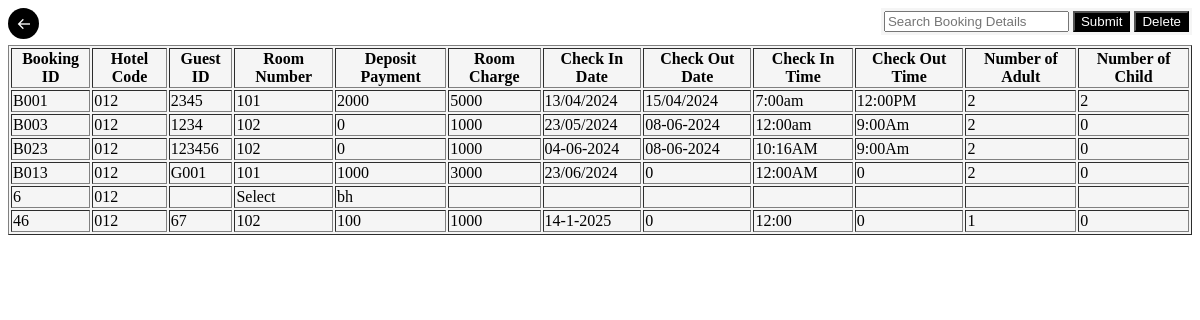
Page /searchbooking1.php on the committed database.
### tables this page shows
CREATE TABLE `booking` (
  `bookingid` varchar(20) DEFAULT NULL,
  `hotelcode` varchar(20) DEFAULT NULL,
  `guestid` varchar(20) DEFAULT NULL,
  `roomno` varchar(20) DEFAULT NULL,
  `deppayment` varchar(30) DEFAULT NULL,
  `roomchg` varchar(20) DEFAULT NULL,
  `checkindate` varchar(20) DEFAULT NULL,
  `checkoutdate` varchar(20) DEFAULT NULL,
  `checkintime` varchar(20) DEFAULT NULL,
  `checkouttime` varchar(20) DEFAULT NULL,
  `numofadult` varchar(20) DEFAULT NULL,
  `numofchild` varchar(20) DEFAULT NULL
);

### connect.php (called while the page is built, shortened)
<?php
class connect
{
  private $u="root";
  private $p="";
  private $d="hotel";
  private $s="localhost";
  public function __construct()
  {
	$this->db_handle=mysqli_connect($this->s,$this->u,$this->p,$this->d);
  }
}
?>

### searchbooking1.php (the view, shortened to what this page needs)
<!DOCTYPE html>
<html>
<head>
<link href='https://unpkg.com/boxicons@2.1.4/css/boxicons.min.css' rel='stylesheet'>
</head>
</head>
<body>
<tr>
<th><a href="frontpage.php" id="back_btn"><i class='bx bx-arrow-back'></i></a></th>
</tr>
<div id="search_container">
  <form name="f" method="post" action="searchbooking1.php">
    <table>
      <tr>
        <th><input type="text" name="t1" placeholder="Search Booking Details"></th>
        <th><input type="submit" name="b1" value="Submit" id="search_btn"></th>
	<th><input type="submit" name="b2" value="Delete" id="search_btn"></th>
      </tr>
    </table>
  </form>
</div>
<?php
  include 'connect.php';
  class searchbooking extends connect
  {
	public function allsearch()
	{
	  if($this->db_handle)
	  {
	  	$result=mysqli_query($this->db_handle,"select * from booking");
		print"<table border=1>
		<tr>
			<th>Booking ID</th>
			<th>Hotel Code</th>
			<th>Guest ID</th>
			<th>Room Number</th>
			<th>Deposit Payment</th>
			<th>Room Charge</th>
			<th>Check In Date</th>
			<th>Check Out Date</th>
			<th>Check In Time</th>
			<th>Check Out Time</th>
			<th>Number of Adult</th>
			<th>Number of Child</th>
		</tr>";
		while($db_field=mysqli_fetch_assoc($result))
		{
			print"<tr>";
			print"<td>".$db_field['bookingid']."</td>";
			print"<td>".$db_field['hotelcode']."</td>";
			print"<td>".$db_field['guestid']."</td>";
			print"<td>".$db_field['roomno']."</td>";
			print"<td>".$db_field['deppayment']."</td>";
			print"<td>".$db_field['roomchg']."</td>";
			print"<td>".$db_field['checkindate']."</td>";
			print"<td>".$db_field['checkoutdate']."</td>";
			print"<td>".$db_field['checkintime']."</td>";
			print"<td>".$db_field['checkouttime']."</td>";
			print"<td>".$db_field['numofadult']."</td>";
			print"<td>".$db_field['numofchild']."</td>";
		}
	   }
	}
  }
$ob=new searchbooking();
$ob->allsearch();
?>

### searchbooking1.php (style rules this page uses)
#search_container { top: 0; right: 0; margin-bottom: 10px; float: right; }
table { width: 100%; background-color: #f5f5f5; }
#search_btn { background-color: black; color: white; }
#back_btn { background-color: black; color: white; float: left; border-radius: 50%; height: 15px; width: 15px; padding: 8px; }

### rows in the picture
booking: bookingid "B001", hotelcode "012", guestid "2345", roomno "101", deppayment "2000", roomchg "5000", checkindate "13/04/2024", checkoutdate "15/04/2024", checkintime "7:00am", checkouttime "12:00PM", numofadult "2", numofchild "2"
booking: bookingid "B003", hotelcode "012", guestid "1234", roomno "102", deppayment "0", roomchg "1000", checkindate "23/05/2024", checkoutdate "08-06-2024", checkintime "12:00am", checkouttime "9:00Am", numofadult "2", numofchild "0"
booking: bookingid "B023", hotelcode "012", guestid "123456", roomno "102", deppayment "0", roomchg "1000", checkindate "04-06-2024", checkoutdate "08-06-2024", checkintime "10:16AM", checkouttime "9:00Am", numofadult "2", numofchild "0"
booking: bookingid "B013", hotelcode "012", guestid "G001", roomno "101", deppayment "1000", roomchg "3000", checkindate "23/06/2024", checkoutdate "0", checkintime "12:00AM", checkouttime "0", numofadult "2", numofchild "0"
booking: bookingid "6", hotelcode "012", roomno "Select", deppayment "bh"
booking: bookingid "46", hotelcode "012", guestid "67", roomno "102", deppayment "100", roomchg "1000", checkindate "14-1-2025", checkoutdate "0", checkintime "12:00", checkouttime "0", numofadult "1", numofchild "0"
